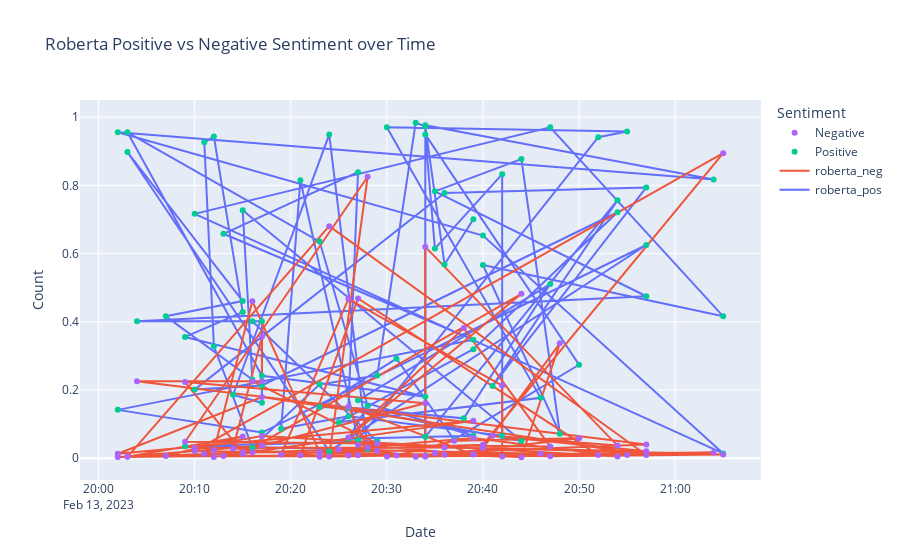
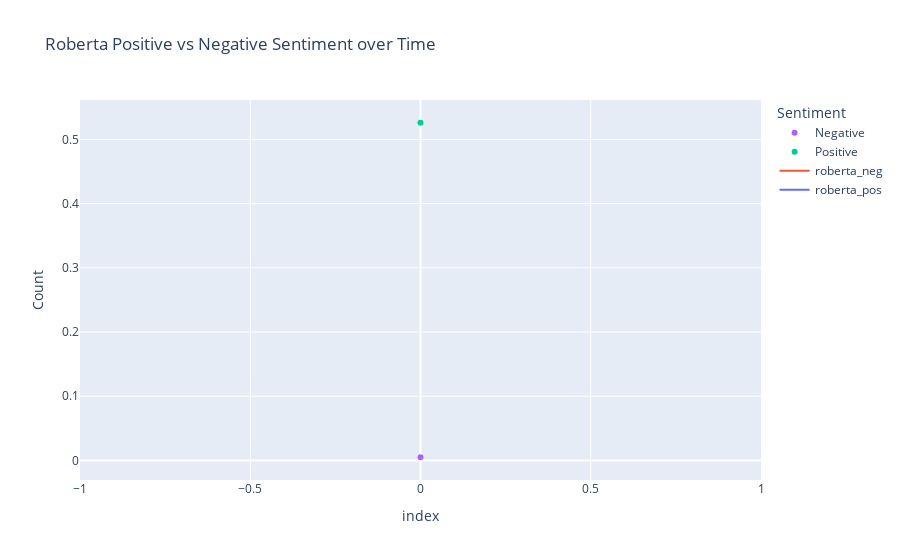

Here is the notebook cell these charts were saved with, in order:
### Code cell
torch.backends.cudnn.benchmark = False
MODEL = f"cardiffnlp/twitter-roberta-base-sentiment-latest"
tokenizer = AutoTokenizer.from_pretrained(MODEL)
config = AutoConfig.from_pretrained(MODEL)
model = AutoModelForSequenceClassification.from_pretrained(MODEL)









def update_selected_post_data(selected_post):
    matching_rows = (selected_post['Username'] == 'therisingmusic') | (selected_post['Username'] == 'The Rising')

    if matching_rows.any():
        # print('The data have replies from the artists')
        text = "The data have replies from the artists"
        width = len(text) + 4
        print('╔' + '═' * width + '╗')
        print('║  ' + text + '  ║')
        print('╚' + '═' * width + '╝')
        
        selected_post_without_reply = selected_post[~matching_rows]
        selected_post_only_with_artist_reply = selected_post[matching_rows]
        selected_post_have_no_reply = None
    else:
        # print('The data have No replies from the artists')
        text = "The data have No replies from the artists"
        width = len(text) + 4
        print('╔' + '═' * width + '╗')
        print('║  ' + text + '  ║')
        print('╚' + '═' * width + '╝')
      
        selected_post_without_reply = None
        selected_post_only_with_artist_reply = None
        selected_post_have_no_reply = selected_post

    return selected_post_without_reply, selected_post_only_with_artist_reply, selected_post_have_no_reply

# Update the other variables based on the changes in the selected_post DataFrame
selected_post_without_reply, selected_post_only_with_artist_reply, selected_post_have_no_reply = update_selected_post_data(selected_post)






print('--------------------------------------------------------------------------------------------------------------------')






# Define the sentiment labels
sentiment_labels = ['roberta_neg', 'roberta_neu', 'roberta_pos']

# Initialize an empty list to store the sentiment dictionaries
sentiment_scores_list = []

# Choose the non-empty variable dynamically
selected_post = None
if selected_post_without_reply is not None and not selected_post_without_reply.empty:
    selected_post = selected_post_without_reply
elif selected_post_have_no_reply is not None and not selected_post_have_no_reply.empty:
    selected_post = selected_post_have_no_reply
if selected_post is not None:
    # Iterate through each text in the selected variable
    for text in tqdm(selected_post['Comment Text'], total=len(selected_post)):
        if isinstance(text, str):  # Check if the value is a string
            try:
                text = preprocess1(text)
                text = preprocess(text)
                encoded_text = tokenizer(text, return_tensors='pt')
                output = model(**encoded_text)
                scores = output[0][0].detach().numpy()  # Applying softmax
                scores = softmax(scores)
                scores_dict = {label: score for label, score in zip(sentiment_labels, scores)}
                sentiment_scores_list.append(scores_dict)
            except RuntimeError:
                print(f'Broke for text: {text}')
        else:
            print(f'Skipped non-string value: {text}')

    # Convert the list of sentiment dictionaries to a DataFrame
    sentiment_df = pd.DataFrame(sentiment_scores_list)

    # Concatenate the selected variable DataFrame with the sentiment scores DataFrame
    data_with_sentiment = pd.concat([selected_post, sentiment_df], axis=1)
    data_with_sentiment.isnull().sum()
    data_with_sentiment = data_with_sentiment.dropna()
    data_with_sentiment.isnull().sum()
    
else:
    print("Both selected variables are empty.")




# Custom function to determine sentiment label
def get_sentiment(row):
    max_score = max(row['roberta_neg'], row['roberta_neu'], row['roberta_pos'])
    if max_score == row['roberta_neg']:
        return 'negative'
    elif max_score == row['roberta_neu']:
        return 'positive'
    else:
        return 'positive'

# Apply the custom function to create the 'sentiment' column
data_with_sentiment['sentiment'] = data_with_sentiment.apply(get_sentiment, axis=1)
selected_columns = ['User Id', 'Username', 'Comment Text', 'Date','sentiment']
sentiment_Rising_selected = data_with_sentiment[selected_columns]

print('--------------------------------------------------------------------------------------------------------------------')


sentiment_counts = sentiment_Rising_selected['sentiment'].value_counts()
sentiment_counts


#Calculate the percentage of each sentiment
total_samples = len(sentiment_Rising_selected)
sentiment_percentages = (sentiment_counts / total_samples) * 100


plt.figure(figsize=(8, 6))
sns.set(style="whitegrid")
sns.barplot(x=sentiment_percentages.index, y=sentiment_percentages.values, palette="pastel")

# Add labels and title
plt.xlabel('Sentiment')
plt.ylabel('Percentage')
plt.title('Sentiment Distribution')

# Display percentages on the bars
for index, value in enumerate(sentiment_percentages):
    plt.text(index, value + 1, f'{value:.2f}%', ha='center')

# Show the plot
plt.show()

print('--------------------------------------------------------------------------------------------------------------------')

# Create a pie chart
plt.figure(figsize=(8, 6))
colors = sns.color_palette('pastel')
plt.pie(sentiment_percentages, labels=sentiment_percentages.index, autopct='%.2f%%', colors=colors, startangle=140)
plt.title('Sentiment Distribution for selected post')

# Equal aspect ratio ensures that pie is drawn as a circle.
plt.axis('equal')

# Show the plot
plt.show()


data_with_sentiment.set_index('Date', inplace=True)
data_with_sentiment.index = pd.to_datetime(data_with_sentiment.index)

print('--------------------------------------------------------------------------------------------------------------------')






time_plot = data_with_sentiment[['roberta_pos', 'roberta_neg']]
import plotly.express as px
import plotly.express as px
import plotly.graph_objects as go

# Create an interactive line plot using Plotly
fig = px.line(time_plot, x=time_plot.index, y=['roberta_pos', 'roberta_neg'], labels={'x': 'Date', 'value': 'Count'},
              title='Roberta Positive vs Negative Sentiment over Time')
fig.update_layout(legend_title_text='Sentiment', legend_traceorder='reversed')

# Add scatter markers on top of the lines
scatter_pos = go.Scatter(x=time_plot.index, y=time_plot['roberta_pos'], mode='markers', name='Positive')
scatter_neg = go.Scatter(x=time_plot.index, y=time_plot['roberta_neg'], mode='markers', name='Negative')

fig.add_trace(scatter_pos)
fig.add_trace(scatter_neg)

# Enable zooming feature
fig.show(config={'scrollZoom': True})



print('--------------------------------------------------------------------------------------------------------------------')




selected_post_only_with_artist_reply




if selected_post_only_with_artist_reply is not None and not selected_post_only_with_artist_reply.empty:
    text = "The selected post have replies from the Artists "
    width = len(text) + 4
    print('╔' + '═' * width + '╗')
    print('║  ' + text + '  ║')
    print('╚' + '═' * width + '╝')
    selected_post_only_with_artist_reply.shape[0]
    print("Total number of replies:", selected_post_only_with_artist_reply.shape[0])
    print("Replies /n ", selected_post_only_with_artist_reply['Comment Text'])


    # Define the sentiment labels
    sentiment_labels = ['roberta_neg', 'roberta_neu', 'roberta_pos']

    # Initialize an empty list to store the sentiment dictionaries
    sentiment_scores_list = []

    # Iterate through each text in the 'Comment Text' column
    for text in tqdm(selected_post_only_with_artist_reply['Comment Text'], total=len(selected_post_only_with_artist_reply)):
        if isinstance(text, str):  # Check if the value is a string
            try:
                text = preprocess1(text)
                text = preprocess(text)
                encoded_text = tokenizer(text, return_tensors='pt')
                output = model(**encoded_text)
                scores = output[0][0].detach().numpy()  # Applying softmax
                scores = softmax(scores)
                scores_dict = {label: score for label, score in zip(sentiment_labels, scores)}
                sentiment_scores_list.append(scores_dict)
            except RuntimeError:
                print(f'Broke for text: {text}')
        else:
            print(f'Skipped non-string value: {text}')

    # Convert the list of sentiment dictionaries to a DataFrame
    sentiment_scores_df_reply_A = pd.DataFrame(sentiment_scores_list)

    # Concatenate the original DataFrame with the sentiment scores DataFrame
    data_with_sentiment_Artist_reply = pd.concat([selected_post_only_with_artist_reply, sentiment_scores_df_reply_A], axis=1)



    # Custom function to determine sentiment label
    def get_sentiment(row):
        max_score = max(row['roberta_neg'], row['roberta_neu'], row['roberta_pos'])
        if max_score == row['roberta_neg']:
            return 'negative'
        elif max_score == row['roberta_neu']:
            return 'positive'
        else:
            return 'positive'

    # Apply the custom function to create the 'sentiment' column
    data_with_sentiment_Artist_reply['sentiment'] = data_with_sentiment_Artist_reply.apply(get_sentiment, axis=1)
    selected_columns = ['User Id', 'Username', 'Comment Text', 'Date','sentiment']
    sentiment_of_Artist_reply = data_with_sentiment_Artist_reply[selected_columns]
    sentiment_of_Artist_reply

    sentiment_counts = sentiment_of_Artist_reply['sentiment'].value_counts()
    sentiment_counts


    #Calculate the percentage of each sentiment
    total_samples = len(sentiment_of_Artist_reply)
    sentiment_percentages = (sentiment_counts / total_samples) * 100


    plt.figure(figsize=(8, 6))
    sns.set(style="whitegrid")
    sns.barplot(x=sentiment_percentages.index, y=sentiment_percentages.values, palette="pastel")

    # Add labels and title
    plt.xlabel('Sentiment')
    plt.ylabel('Percentage')
    plt.title('Sentiment Distribution')

    # Display percentages on the bars
    for index, value in enumerate(sentiment_percentages):
        plt.text(index, value + 1, f'{value:.2f}%', ha='center')

    # Show the plot
    plt.show()

    #----------------------------------------------------------------------------------------------------

    # Create a pie chart
    plt.figure(figsize=(8, 6))
    colors = sns.color_palette('pastel')
    plt.pie(sentiment_percentages, labels=sentiment_percentages.index, autopct='%.2f%%', colors=colors, startangle=140)
    plt.title('Sentiment Distribution')

    # Equal aspect ratio ensures that pie is drawn as a circle.
    plt.axis('equal')

    # Show the plot
    plt.show()





    time_plot1 = data_with_sentiment_Artist_reply[['roberta_pos', 'roberta_neg']]
    import plotly.express as px
    import plotly.express as px
    import plotly.graph_objects as go

    # Create an interactive line plot using Plotly
    fig = px.line(time_plot1, x=time_plot1.index, y=['roberta_pos', 'roberta_neg'], labels={'x': 'Date', 'value': 'Count'},
                title='Roberta Positive vs Negative Sentiment over Time')
    fig.update_layout(legend_title_text='Sentiment', legend_traceorder='reversed')

    # Add scatter markers on top of the lines
    scatter_pos = go.Scatter(x=time_plot1.index, y=time_plot1['roberta_pos'], mode='markers', name='Positive')
    scatter_neg = go.Scatter(x=time_plot1.index, y=time_plot1['roberta_neg'], mode='markers', name='Negative')

    fig.add_trace(scatter_pos)
    fig.add_trace(scatter_neg)

    # Enable zooming feature
    fig.show(config={'scrollZoom': True})







else:
    text = "The selected post has no replies from the Artists, Therefore, no further analysis of  Artist's reply  "
    width = len(text) + 4
    print('╔' + '═' * width + '╗')
    print('║  ' + text + '  ║')
    print('╚' + '═' * width + '╝')

### Figure 1 — Plotly figure (JSON) as saved in the notebook; plotly's stock layout.template omitted (floating-point values rounded to 4 significant figures)
{"data": [{"hovertemplate": "variable=roberta_pos<br>Date=%{x}<br>Count=%{y}<extra></extra>", "legendgroup": "roberta_pos", "line": {"color": "#636efa", "dash": "solid"}, "marker": {"symbol": "circle"}, "mode": "lines", "name": "roberta_pos", "orientation": "v", "showlegend": true, "type": "scatter", "x": ["2023-02-13T20:39:00", "2023-02-13T20:36:00", "2023-02-13T20:34:00", "2023-02-13T20:33:00", "2023-02-13T20:29:00", "2023-02-13T20:23:00", "2023-02-13T20:16:00", "2023-02-13T20:12:00", "2023-02-13T20:11:00", "2023-02-13T20:12:00", "2023-02-13T20:15:00", "2023-02-13T20:09:00", "2023-02-13T20:34:00", "2023-02-13T20:17:00", "2023-02-13T20:03:00", "2023-02-13T20:23:00", "2023-02-13T20:28:00", "2023-02-13T20:26:00", "2023-02-13T20:39:00", "2023-02-13T20:27:00", "2023-02-13T20:47:00", "2023-02-13T20:38:00", "2023-02-13T20:26:00", "2023-02-13T20:44:00", "2023-02-13T20:15:00", "2023-02-13T20:16:00", "2023-02-13T20:07:00", "2023-02-13T20:15:00", "2023-02-13T20:03:00", "2023-02-13T20:24:00", "2023-02-13T20:57:00", "2023-02-13T20:17:00", "2023-02-13T20:02:00", "2023-02-13T20:39:00", "2023-02-13T20:13:00", "2023-02-13T20:27:00", "2023-02-13T20:26:00", "2023-02-13T20:23:00", "2023-02-13T20:31:00", "2023-02-13T20:37:00", "2023-02-13T20:50:00", "2023-02-13T20:34:00", "2023-02-13T20:35:00", "2023-02-13T20:42:00", "2023-02-13T20:42:00", "2023-02-13T20:26:00", "2023-02-13T20:19:00", "2023-02-13T20:21:00", "2023-02-13T20:27:00", "2023-02-13T20:52:00", "2023-02-13T20:55:00", "2023-02-13T20:30:00", "2023-02-13T20:46:00", "2023-02-13T20:25:00", "2023-02-13T20:39:00", "2023-02-13T20:54:00", "2023-02-13T20:17:00", "2023-02-13T20:10:00", "2023-02-13T20:36:00", "2023-02-13T20:57:00", "2023-02-13T20:41:00", "2023-02-13T20:54:00", "2023-02-13T20:34:00", "2023-02-13T20:34:00", "2023-02-13T21:04:00", "2023-02-13T20:02:00", "2023-02-13T20:40:00", "2023-02-13T21:05:00", "2023-02-13T20:10:00", "2023-02-13T20:47:00", "2023-02-13T21:05:00", "2023-02-13T20:40:00", "2023-02-13T20:48:00", "2023-02-13T20:44:00", "2023-02-13T20:35:00", "2023-02-13T20:57:00", "2023-02-13T20:04:00", "2023-02-13T20:17:00", "2023-02-13T20:17:00", "2023-02-13T20:14:00", "2023-02-13T20:24:00", "2023-02-13T20:28:00", "2023-02-13T20:09:00", "2023-02-13T20:29:00", "2023-02-13T20:16:00"], "xaxis": "x", "y": [0.7007, 0.5682, 0.9735, 0.9837, 0.2426, 0.2165, 0.03152, 0.3279, 0.9263, 0.9431, 0.4283, 0.3556, 0.1802, 0.2416, 0.9557, 0.6352, 0.1535, 0.0566, 0.06546, 0.1695, 0.5106, 0.1167, 0.1486, 0.05001, 0.7273, 0.2306, 0.4159, 0.4608, 0.8978, 0.0197, 0.6251, 0.0751, 0.1416, 0.3471, 0.658, 0.8388, 0.1482, 0.1499, 0.2917, 0.05403, 0.2739, 0.9495, 0.6145, 0.8329, 0.06601, 0.1232, 0.08605, 0.8152, 0.05347, 0.9413, 0.9582, 0.9707, 0.1768, 0.1053, 0.3196, 0.7212, 0.2133, 0.201, 0.7777, 0.794, 0.2119, 0.7566, 0.06268, 0.9762, 0.8173, 0.9557, 0.6529, 0.01389, 0.7165, 0.9704, 0.416, 0.5665, 0.07187, 0.8772, 0.7825, 0.4749, 0.4013, 0.4013, 0.1623, 0.1859, 0.9491, 0.02645, 0.03495, 0.04919, 0.4013], "yaxis": "y"}, {"hovertemplate": "variable=roberta_neg<br>Date=%{x}<br>Count=%{y}<extra></extra>", "legendgroup": "roberta_neg", "line": {"color": "#EF553B", "dash": "solid"}, "marker": {"symbol": "circle"}, "mode": "lines", "name": "roberta_neg", "orientation": "v", "showlegend": true, "type": "scatter", "x": ["2023-02-13T20:39:00", "2023-02-13T20:36:00", "2023-02-13T20:34:00", "2023-02-13T20:33:00", "2023-02-13T20:29:00", "2023-02-13T20:23:00", "2023-02-13T20:16:00", "2023-02-13T20:12:00", "2023-02-13T20:11:00", "2023-02-13T20:12:00", "2023-02-13T20:15:00", "2023-02-13T20:09:00", "2023-02-13T20:34:00", "2023-02-13T20:17:00", "2023-02-13T20:03:00", "2023-02-13T20:23:00", "2023-02-13T20:28:00", "2023-02-13T20:26:00", "2023-02-13T20:39:00", "2023-02-13T20:27:00", "2023-02-13T20:47:00", "2023-02-13T20:38:00", "2023-02-13T20:26:00", "2023-02-13T20:44:00", "2023-02-13T20:15:00", "2023-02-13T20:16:00", "2023-02-13T20:07:00", "2023-02-13T20:15:00", "2023-02-13T20:03:00", "2023-02-13T20:24:00", "2023-02-13T20:57:00", "2023-02-13T20:17:00", "2023-02-13T20:02:00", "2023-02-13T20:39:00", "2023-02-13T20:13:00", "2023-02-13T20:27:00", "2023-02-13T20:26:00", "2023-02-13T20:23:00", "2023-02-13T20:31:00", "2023-02-13T20:37:00", "2023-02-13T20:50:00", "2023-02-13T20:34:00", "2023-02-13T20:35:00", "2023-02-13T20:42:00", "2023-02-13T20:42:00", "2023-02-13T20:26:00", "2023-02-13T20:19:00", "2023-02-13T20:21:00", "2023-02-13T20:27:00", "2023-02-13T20:52:00", "2023-02-13T20:55:00", "2023-02-13T20:30:00", "2023-02-13T20:46:00", "2023-02-13T20:25:00", "2023-02-13T20:39:00", "2023-02-13T20:54:00", "2023-02-13T20:17:00", "2023-02-13T20:10:00", "2023-02-13T20:36:00", "2023-02-13T20:57:00", "2023-02-13T20:41:00", "2023-02-13T20:54:00", "2023-02-13T20:34:00", "2023-02-13T20:34:00", "2023-02-13T21:04:00", "2023-02-13T20:02:00", "2023-02-13T20:40:00", "2023-02-13T21:05:00", "2023-02-13T20:10:00", "2023-02-13T20:47:00", "2023-02-13T21:05:00", "2023-02-13T20:40:00", "2023-02-13T20:48:00", "2023-02-13T20:44:00", "2023-02-13T20:35:00", "2023-02-13T20:57:00", "2023-02-13T20:04:00", "2023-02-13T20:17:00", "2023-02-13T20:17:00", "2023-02-13T20:14:00", "2023-02-13T20:24:00", "2023-02-13T20:28:00", "2023-02-13T20:09:00", "2023-02-13T20:29:00", "2023-02-13T20:16:00"], "xaxis": "x", "y": [0.01112, 0.0101, 0.0058, 0.003818, 0.02103, 0.01701, 0.4605, 0.02334, 0.01216, 0.003103, 0.01666, 0.2231, 0.1612, 0.03718, 0.004993, 0.006554, 0.03104, 0.1509, 0.01044, 0.03939, 0.03383, 0.3816, 0.06056, 0.4821, 0.01312, 0.01635, 0.006117, 0.06351, 0.003829, 0.6804, 0.009263, 0.179, 0.01277, 0.1093, 0.006502, 0.008821, 0.007845, 0.004291, 0.007646, 0.05068, 0.05836, 0.005537, 0.01413, 0.004582, 0.2128, 0.4673, 0.01073, 0.008664, 0.4683, 0.009579, 0.008913, 0.004479, 0.01261, 0.02533, 0.05881, 0.005171, 0.06521, 0.02952, 0.03111, 0.02005, 0.06535, 0.03686, 0.6196, 0.004697, 0.01668, 0.003324, 0.03954, 0.8945, 0.02105, 0.005278, 0.01073, 0.02944, 0.3368, 0.002615, 0.01553, 0.04027, 0.2256, 0.2256, 0.3561, 0.02856, 0.004778, 0.8254, 0.04804, 0.04273, 0.2256], "yaxis": "y"}, {"mode": "markers", "name": "Positive", "type": "scatter", "x": ["2023-02-13T20:39:00", "2023-02-13T20:36:00", "2023-02-13T20:34:00", "2023-02-13T20:33:00", "2023-02-13T20:29:00", "2023-02-13T20:23:00", "2023-02-13T20:16:00", "2023-02-13T20:12:00", "2023-02-13T20:11:00", "2023-02-13T20:12:00", "2023-02-13T20:15:00", "2023-02-13T20:09:00", "2023-02-13T20:34:00", "2023-02-13T20:17:00", "2023-02-13T20:03:00", "2023-02-13T20:23:00", "2023-02-13T20:28:00", "2023-02-13T20:26:00", "2023-02-13T20:39:00", "2023-02-13T20:27:00", "2023-02-13T20:47:00", "2023-02-13T20:38:00", "2023-02-13T20:26:00", "2023-02-13T20:44:00", "2023-02-13T20:15:00", "2023-02-13T20:16:00", "2023-02-13T20:07:00", "2023-02-13T20:15:00", "2023-02-13T20:03:00", "2023-02-13T20:24:00", "2023-02-13T20:57:00", "2023-02-13T20:17:00", "2023-02-13T20:02:00", "2023-02-13T20:39:00", "2023-02-13T20:13:00", "2023-02-13T20:27:00", "2023-02-13T20:26:00", "2023-02-13T20:23:00", "2023-02-13T20:31:00", "2023-02-13T20:37:00", "2023-02-13T20:50:00", "2023-02-13T20:34:00", "2023-02-13T20:35:00", "2023-02-13T20:42:00", "2023-02-13T20:42:00", "2023-02-13T20:26:00", "2023-02-13T20:19:00", "2023-02-13T20:21:00", "2023-02-13T20:27:00", "2023-02-13T20:52:00", "2023-02-13T20:55:00", "2023-02-13T20:30:00", "2023-02-13T20:46:00", "2023-02-13T20:25:00", "2023-02-13T20:39:00", "2023-02-13T20:54:00", "2023-02-13T20:17:00", "2023-02-13T20:10:00", "2023-02-13T20:36:00", "2023-02-13T20:57:00", "2023-02-13T20:41:00", "2023-02-13T20:54:00", "2023-02-13T20:34:00", "2023-02-13T20:34:00", "2023-02-13T21:04:00", "2023-02-13T20:02:00", "2023-02-13T20:40:00", "2023-02-13T21:05:00", "2023-02-13T20:10:00", "2023-02-13T20:47:00", "2023-02-13T21:05:00", "2023-02-13T20:40:00", "2023-02-13T20:48:00", "2023-02-13T20:44:00", "2023-02-13T20:35:00", "2023-02-13T20:57:00", "2023-02-13T20:04:00", "2023-02-13T20:17:00", "2023-02-13T20:17:00", "2023-02-13T20:14:00", "2023-02-13T20:24:00", "2023-02-13T20:28:00", "2023-02-13T20:09:00", "2023-02-13T20:29:00", "2023-02-13T20:16:00"], "y": [0.7007, 0.5682, 0.9735, 0.9837, 0.2426, 0.2165, 0.03152, 0.3279, 0.9263, 0.9431, 0.4283, 0.3556, 0.1802, 0.2416, 0.9557, 0.6352, 0.1535, 0.0566, 0.06546, 0.1695, 0.5106, 0.1167, 0.1486, 0.05001, 0.7273, 0.2306, 0.4159, 0.4608, 0.8978, 0.0197, 0.6251, 0.0751, 0.1416, 0.3471, 0.658, 0.8388, 0.1482, 0.1499, 0.2917, 0.05403, 0.2739, 0.9495, 0.6145, 0.8329, 0.06601, 0.1232, 0.08605, 0.8152, 0.05347, 0.9413, 0.9582, 0.9707, 0.1768, 0.1053, 0.3196, 0.7212, 0.2133, 0.201, 0.7777, 0.794, 0.2119, 0.7566, 0.06268, 0.9762, 0.8173, 0.9557, 0.6529, 0.01389, 0.7165, 0.9704, 0.416, 0.5665, 0.07187, 0.8772, 0.7825, 0.4749, 0.4013, 0.4013, 0.1623, 0.1859, 0.9491, 0.02645, 0.03495, 0.04919, 0.4013]}, {"mode": "markers", "name": "Negative", "type": "scatter", "x": ["2023-02-13T20:39:00", "2023-02-13T20:36:00", "2023-02-13T20:34:00", "2023-02-13T20:33:00", "2023-02-13T20:29:00", "2023-02-13T20:23:00", "2023-02-13T20:16:00", "2023-02-13T20:12:00", "2023-02-13T20:11:00", "2023-02-13T20:12:00", "2023-02-13T20:15:00", "2023-02-13T20:09:00", "2023-02-13T20:34:00", "2023-02-13T20:17:00", "2023-02-13T20:03:00", "2023-02-13T20:23:00", "2023-02-13T20:28:00", "2023-02-13T20:26:00", "2023-02-13T20:39:00", "2023-02-13T20:27:00", "2023-02-13T20:47:00", "2023-02-13T20:38:00", "2023-02-13T20:26:00", "2023-02-13T20:44:00", "2023-02-13T20:15:00", "2023-02-13T20:16:00", "2023-02-13T20:07:00", "2023-02-13T20:15:00", "2023-02-13T20:03:00", "2023-02-13T20:24:00", "2023-02-13T20:57:00", "2023-02-13T20:17:00", "2023-02-13T20:02:00", "2023-02-13T20:39:00", "2023-02-13T20:13:00", "2023-02-13T20:27:00", "2023-02-13T20:26:00", "2023-02-13T20:23:00", "2023-02-13T20:31:00", "2023-02-13T20:37:00", "2023-02-13T20:50:00", "2023-02-13T20:34:00", "2023-02-13T20:35:00", "2023-02-13T20:42:00", "2023-02-13T20:42:00", "2023-02-13T20:26:00", "2023-02-13T20:19:00", "2023-02-13T20:21:00", "2023-02-13T20:27:00", "2023-02-13T20:52:00", "2023-02-13T20:55:00", "2023-02-13T20:30:00", "2023-02-13T20:46:00", "2023-02-13T20:25:00", "2023-02-13T20:39:00", "2023-02-13T20:54:00", "2023-02-13T20:17:00", "2023-02-13T20:10:00", "2023-02-13T20:36:00", "2023-02-13T20:57:00", "2023-02-13T20:41:00", "2023-02-13T20:54:00", "2023-02-13T20:34:00", "2023-02-13T20:34:00", "2023-02-13T21:04:00", "2023-02-13T20:02:00", "2023-02-13T20:40:00", "2023-02-13T21:05:00", "2023-02-13T20:10:00", "2023-02-13T20:47:00", "2023-02-13T21:05:00", "2023-02-13T20:40:00", "2023-02-13T20:48:00", "2023-02-13T20:44:00", "2023-02-13T20:35:00", "2023-02-13T20:57:00", "2023-02-13T20:04:00", "2023-02-13T20:17:00", "2023-02-13T20:17:00", "2023-02-13T20:14:00", "2023-02-13T20:24:00", "2023-02-13T20:28:00", "2023-02-13T20:09:00", "2023-02-13T20:29:00", "2023-02-13T20:16:00"], "y": [0.01112, 0.0101, 0.0058, 0.003818, 0.02103, 0.01701, 0.4605, 0.02334, 0.01216, 0.003103, 0.01666, 0.2231, 0.1612, 0.03718, 0.004993, 0.006554, 0.03104, 0.1509, 0.01044, 0.03939, 0.03383, 0.3816, 0.06056, 0.4821, 0.01312, 0.01635, 0.006117, 0.06351, 0.003829, 0.6804, 0.009263, 0.179, 0.01277, 0.1093, 0.006502, 0.008821, 0.007845, 0.004291, 0.007646, 0.05068, 0.05836, 0.005537, 0.01413, 0.004582, 0.2128, 0.4673, 0.01073, 0.008664, 0.4683, 0.009579, 0.008913, 0.004479, 0.01261, 0.02533, 0.05881, 0.005171, 0.06521, 0.02952, 0.03111, 0.02005, 0.06535, 0.03686, 0.6196, 0.004697, 0.01668, 0.003324, 0.03954, 0.8945, 0.02105, 0.005278, 0.01073, 0.02944, 0.3368, 0.002615, 0.01553, 0.04027, 0.2256, 0.2256, 0.3561, 0.02856, 0.004778, 0.8254, 0.04804, 0.04273, 0.2256]}], "layout": {"legend": {"title": {"text": "Sentiment"}, "tracegroupgap": 0, "traceorder": "reversed"}, "title": {"text": "Roberta Positive vs Negative Sentiment over Time"}, "xaxis": {"anchor": "y", "domain": [0, 1], "title": {"text": "Date"}}, "yaxis": {"anchor": "x", "domain": [0, 1], "title": {"text": "Count"}}}}

### Figure 2 — Plotly figure (JSON) as saved in the notebook; plotly's stock layout.template omitted (floating-point values rounded to 4 significant figures)
{"data": [{"hovertemplate": "variable=roberta_pos<br>index=%{x}<br>Count=%{y}<extra></extra>", "legendgroup": "roberta_pos", "line": {"color": "#636efa", "dash": "solid"}, "marker": {"symbol": "circle"}, "mode": "lines", "name": "roberta_pos", "orientation": "v", "showlegend": true, "type": "scatter", "x": [0], "xaxis": "x", "y": [0.5259], "yaxis": "y"}, {"hovertemplate": "variable=roberta_neg<br>index=%{x}<br>Count=%{y}<extra></extra>", "legendgroup": "roberta_neg", "line": {"color": "#EF553B", "dash": "solid"}, "marker": {"symbol": "circle"}, "mode": "lines", "name": "roberta_neg", "orientation": "v", "showlegend": true, "type": "scatter", "x": [0], "xaxis": "x", "y": [0.004949], "yaxis": "y"}, {"mode": "markers", "name": "Positive", "type": "scatter", "x": [0], "y": [0.5259]}, {"mode": "markers", "name": "Negative", "type": "scatter", "x": [0], "y": [0.004949]}], "layout": {"legend": {"title": {"text": "Sentiment"}, "tracegroupgap": 0, "traceorder": "reversed"}, "title": {"text": "Roberta Positive vs Negative Sentiment over Time"}, "xaxis": {"anchor": "y", "domain": [0, 1], "title": {"text": "index"}}, "yaxis": {"anchor": "x", "domain": [0, 1], "title": {"text": "Count"}}}}
